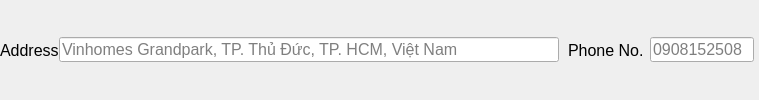
                     <widget class="QWidget" name="widget_49" native="true">
                      <layout class="QHBoxLayout" name="horizontalLayout_34">
                       <property name="spacing">
                        <number>0</number>
                       </property>
                       <property name="leftMargin">
                        <number>0</number>
                       </property>
                       <property name="topMargin">
                        <number>0</number>
                       </property>
                       <property name="rightMargin">
                        <number>0</number>
                       </property>
                       <property name="bottomMargin">
                        <number>0</number>
                       </property>
                       <item alignment="Qt::AlignmentFlag::AlignLeft">
                        <widget class="QWidget" name="widget_50" native="true">
                         <layout class="QHBoxLayout" name="horizontalLayout_35">
                          <property name="spacing">
                           <number>0</number>
                          </property>
                          <property name="leftMargin">
                           <number>0</number>
                          </property>
                          <property name="topMargin">
                           <number>0</number>
                          </property>
                          <property name="rightMargin">
                           <number>0</number>
                          </property>
                          <property name="bottomMargin">
                           <number>0</number>
                          </property>
                          <item>
                           <widget class="QLabel" name="label_40">
                            <property name="font">
                             <font>
                              <pointsize>12</pointsize>
                             </font>
                            </property>
                            <property name="text">
                             <string>Address</string>
                            </property>
                           </widget>
                          </item>
                          <item>
                           <widget class="QLineEdit" name="address">
                            <property name="minimumSize">
                             <size>
                              <width>500</width>
                              <height>25</height>
                             </size>
                            </property>
                            <property name="maximumSize">
                             <size>
                              <width>500</width>
                              <height>25</height>
                             </size>
                            </property>
                            <property name="font">
                             <font>
                              <pointsize>12</pointsize>
                             </font>
                            </property>
                            <property name="cursor">
                             <cursorShape>IBeamCursor</cursorShape>
                            </property>
                            <property name="mouseTracking">
                             <bool>true</bool>
                            </property>
                            <property name="focusPolicy">
                             <enum>Qt::FocusPolicy::StrongFocus</enum>
                            </property>
                            <property name="text">
                             <string/>
                            </property>
                            <property name="maxLength">
                             <number>500</number>
                            </property>
                            <property name="echoMode">
                             <enum>QLineEdit::EchoMode::Normal</enum>
                            </property>
                            <property name="readOnly">
                             <bool>false</bool>
                            </property>
                            <property name="placeholderText">
                             <string>Vinhomes Grandpark, TP. Thủ Đức, TP. HCM, Việt Nam</string>
                            </property>
                           </widget>
                          </item>
                         </layout>
                        </widget>
                       </item>
                       <item alignment="Qt::AlignmentFlag::AlignRight">
                        <widget class="QWidget" name="widget_51" native="true">
                         <property name="maximumSize">
                          <size>
                           <width>200</width>
                           <height>16777215</height>
                          </size>
                         </property>
                         <layout class="QHBoxLayout" name="horizontalLayout_36">
                          <item>
                           <widget class="QLabel" name="label_41">
                            <property name="font">
                             <font>
                              <pointsize>12</pointsize>
                             </font>
                            </property>
                            <property name="text">
                             <string>Phone No.</string>
                            </property>
                           </widget>
                          </item>
                          <item>
                           <widget class="QLineEdit" name="phoneNumber">
                            <property name="minimumSize">
                             <size>
                              <width>104</width>
                              <height>25</height>
                             </size>
                            </property>
                            <property name="maximumSize">
                             <size>
                              <width>104</width>
                              <height>25</height>
                             </size>
                            </property>
                            <property name="font">
                             <font>
                              <pointsize>12</pointsize>
                             </font>
                            </property>
                            <property name="cursor">
                             <cursorShape>IBeamCursor</cursorShape>
                            </property>
                            <property name="mouseTracking">
                             <bool>true</bool>
                            </property>
                            <property name="focusPolicy">
                             <enum>Qt::FocusPolicy::StrongFocus</enum>
                            </property>
                            <property name="inputMask">
                             <string/>
                            </property>
                            <property name="maxLength">
                             <number>10</number>
                            </property>
                            <property name="echoMode">
                             <enum>QLineEdit::EchoMode::Normal</enum>
                            </property>
                            <property name="readOnly">
                             <bool>false</bool>
                            </property>
                            <property name="placeholderText">
                             <string>0908152508</string>
                            </property>
                           </widget>
                          </item>
                         </layout>
                        </widget>
                       </item>
                      </layout>
                     </widget>
